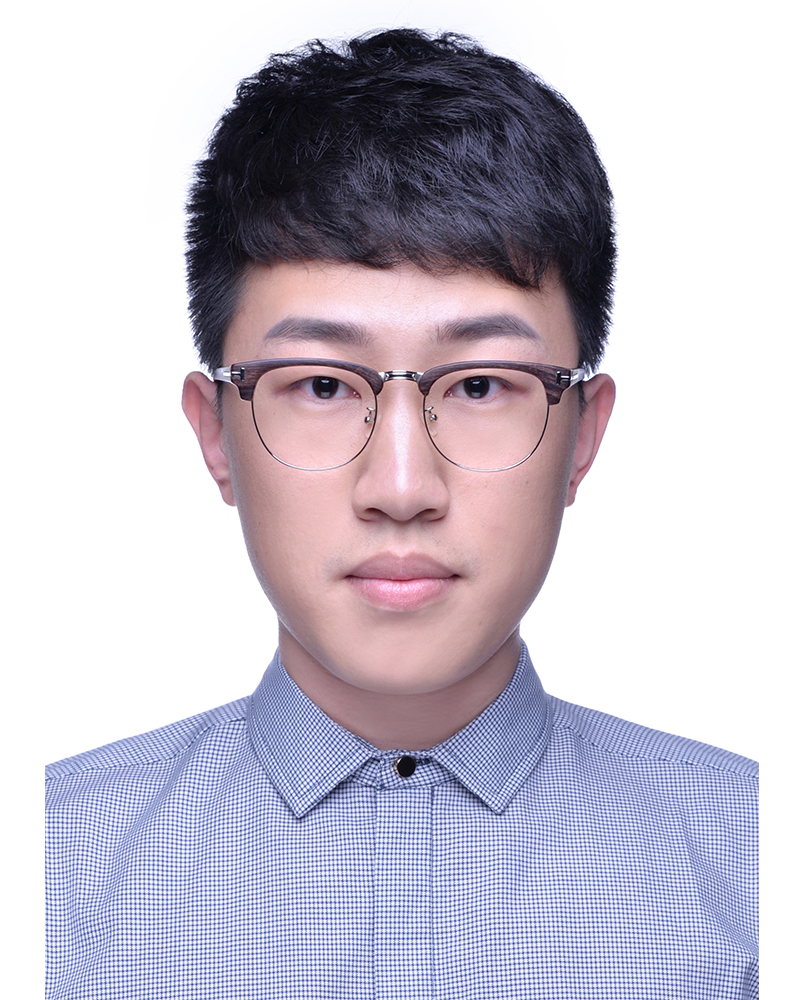
#> input picture image/input.jpg, 800 x 1000 px
$ python img_fft.py
#> lines starting #> are read from the running program, lines starting #| are printed output that depends on the picture
import numpy as np
from PIL import Image
from numpy.fft import fft, ifft

def filterImage(srcImage):

#> called with srcImage = './image/input.jpg'
    srcIm = Image.open(srcImage)
#> srcIm is the input picture: PIL image 800x1000 RGB; mean R, G, B 197.7, 192.3, 205
    srcArray = np.fromstring(srcIm.tobytes(), dtype=np.int8)

    result = fft(srcArray)
    result = np.where(np.absolute(result) < 9e4, 0, result)

    result = ifft(result)
    result = np.int8(np.real(result))

    im = Image.frombytes(srcIm.mode, srcIm.size, result)
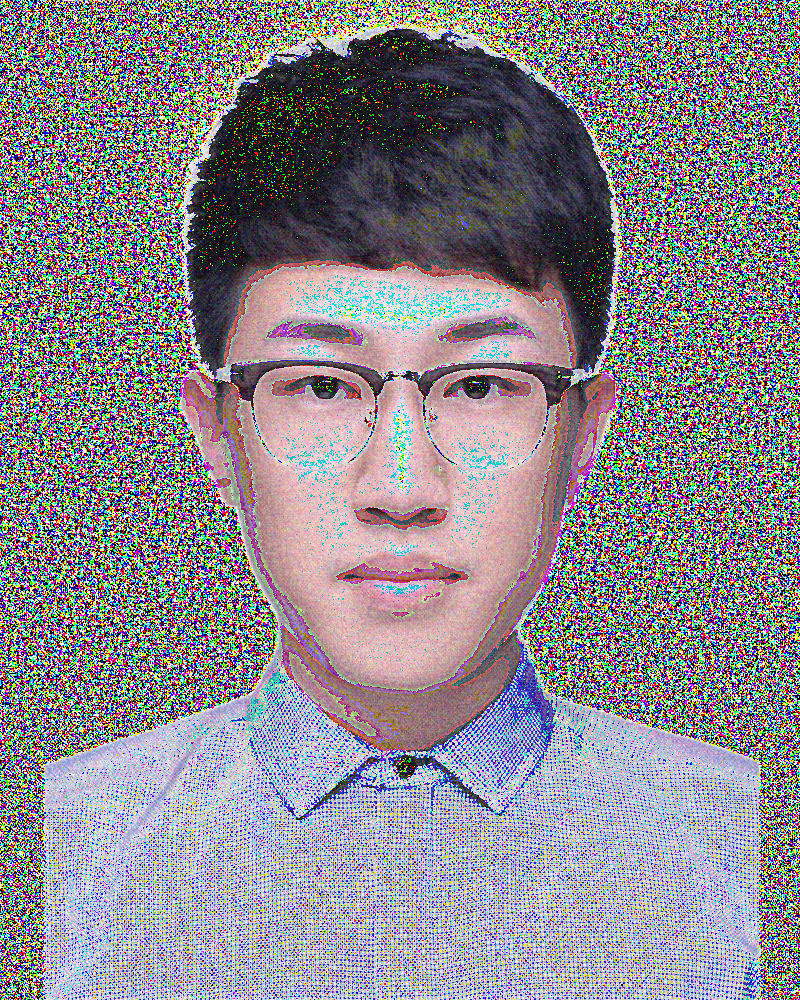
#> im: PIL image 800x1000 RGB; mean R, G, B 139.9, 135.3, 142.5

    im.show()

filterImage('./image/input.jpg')
